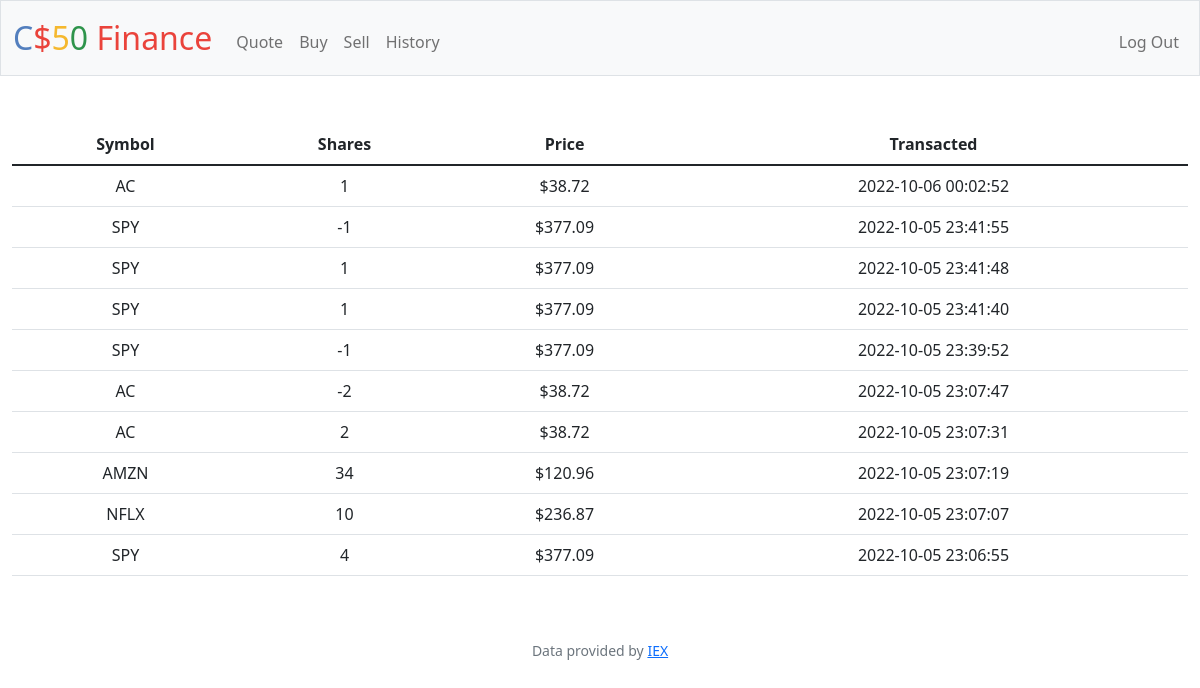
The app's page /history (signed in) with its own data.
### tables this page shows
CREATE TABLE history (
            user_id INT NOT NULL,
            stock TEXT,
            shares INT,
            price INT,
            date DATETIME,
            FOREIGN KEY(user_id) REFERENCES users(id)
        );

### app.py (the view)
@app.route("/history")
@login_required
def history():
    rows = db.execute("SELECT stock, shares, price, date FROM history WHERE user_id = ? ORDER BY date DESC", session["user_id"])
    return render_template("history.html", rows=rows)

### app.py (called while the page is built)
@app.after_request
def after_request(response):
    response.headers["Cache-Control"] = "no-cache, no-store, must-revalidate"
    response.headers["Expires"] = 0
    response.headers["Pragma"] = "no-cache"
    return response

### helpers.py (called while the page is built)
def login_required(f):
    @wraps(f)
    def decorated_function(*args, **kwargs):
        if session.get("user_id") is None:
            return redirect("/login")
        return f(*args, **kwargs)
    return decorated_function

### templates/history.html (shortened to what this page needs)
{% extends "layout.html" %}
{% block main %}
    <form action="/history">
        <div class="section">
            <table class="table">
                <thead>
                  <tr>
                    <th scope="col">Symbol</th>
                    <th scope="col">Shares</th>
                    <th scope="col">Price</th>
                    <th scope="col">Transacted</th>
                  </tr>
                </thead>
                <tbody class="table-group-divider">
                    {% for i in rows %}
                    <tr>
                        <td>{{ i["stock"] }}</td>
                        <td>{{ i["shares"] }}</td>
                        <td>${{ i["price"] }}</td>
                        <td>{{ i["date"] }}</td>
                    </tr>
                    {% endfor %}
                </tbody>
              </table>
        </div>
    </form>
{% endblock %}

### templates/layout.html (shortened to what this page needs)
<!DOCTYPE html>
<html lang="en">
    <head>
        <link href="https://cdn.jsdelivr.net/npm/bootstrap@5.1.3/dist/css/bootstrap.min.css" rel="stylesheet">
        <link href="/static/styles.css" rel="stylesheet">
    </head>
    <body>
        <nav class="bg-light border navbar navbar-expand-md navbar-light">
            <div class="container-fluid">
                <a class="navbar-brand" href="/"><span class="blue">C</span><span class="red">$</span><span class="yellow">5</span><span class="green">0</span> <span class="red">Finance</span></a>
                <div class="collapse navbar-collapse" id="navbar">
                    {% if session["user_id"] %}
                        <ul class="navbar-nav me-auto mt-2">
                            <li class="nav-item"><a class="nav-link" href="/quote">Quote</a></li>
                            <li class="nav-item"><a class="nav-link" href="/buy">Buy</a></li>
                            <li class="nav-item"><a class="nav-link" href="/sell">Sell</a></li>
                            <li class="nav-item"><a class="nav-link" href="/history">History</a></li>
                        </ul>
                        <ul class="navbar-nav ms-auto mt-2">
                            <li class="nav-item"><a class="nav-link" href="/logout">Log Out</a></li>
                        </ul>
                    {% else %}
                        <ul class="navbar-nav ms-auto mt-2">
                            <li class="nav-item"><a class="nav-link" href="/register">Register</a></li>
                            <li class="nav-item"><a class="nav-link" href="/login">Log In</a></li>
                        </ul>
                    {% endif %}
                </div>
            </div>
        </nav>
        <main class="container-fluid py-5 text-center">
            {% block main %}{% endblock %}
        </main>
        <footer class="mb-5 small text-center text-muted">
            Data provided by <a href="https://iexcloud.io/">IEX</a>
        </footer>
    </body>
</html>

### static/styles.css (style rules this page uses)
nav .navbar-brand { font-size: xx-large; }
nav .navbar-brand .blue { color: #537fbe; }
nav .navbar-brand .red { color: #ea433b; }
nav .navbar-brand .yellow { color: #f5b82e; }
nav .navbar-brand .green { color: #2e944b; }

### records on screen
history: stock "AC", shares "1", price "38.72", date "2022-10-06 00:02:52"
history: stock "SPY", shares "-1", price "377.09", date "2022-10-05 23:41:55"
history: stock "SPY", shares "1", price "377.09", date "2022-10-05 23:41:48"
history: stock "SPY", shares "1", price "377.09", date "2022-10-05 23:41:40"
history: stock "SPY", shares "-1", price "377.09", date "2022-10-05 23:39:52"
history: stock "AC", shares "-2", price "38.72", date "2022-10-05 23:07:47"
history: stock "AC", shares "2", price "38.72", date "2022-10-05 23:07:31"
history: stock "AMZN", shares "34", price "120.96", date "2022-10-05 23:07:19"
history: stock "NFLX", shares "10", price "236.87", date "2022-10-05 23:07:07"
history: stock "SPY", shares "4", price "377.09", date "2022-10-05 23:06:55"
